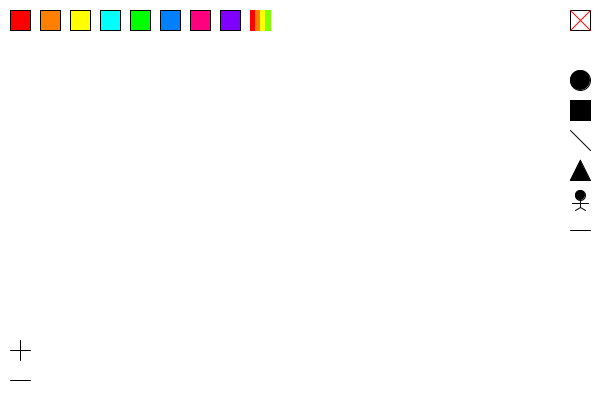
Frame 1 (no input)
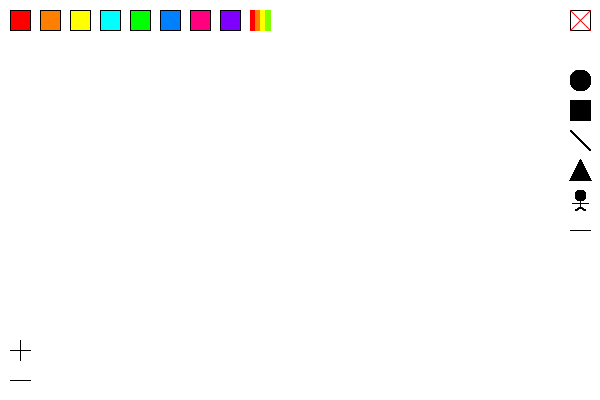
Frame 60 (the mouse pressed at the canvas centre just before this capture)
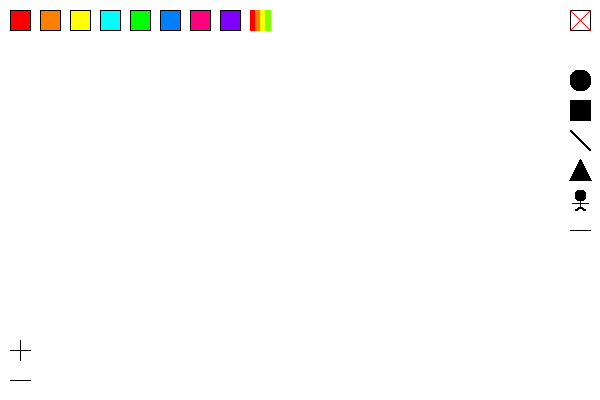
Frame 120 (the mouse held since frame 60 and released just before this capture)

The Processing sketch that drew these frames (run headless with seeded random() and noise(); from frame 60 on, the mouse is pressed at the canvas centre):

// Processing sketch: E05
// ── E05.pde
int x1=10, x2=40,x3=70,x4=100,x5=130,x6=160,x7=190,x8=220,x9=250,x10=570;
int y1=10,y2=70,y3=100,y4=130, y5=160,y6=190,y7=220;
int f=0, c=0,z=4;
int p1x=0, p1y=0, p1c=0;
int z1=340,z2=370;

void setup()
{
  size(600,400);
  background(255);
}
void draw()
{
  
  if (mousePressed)
  {
      //verificar botones
    if((mouseX>=x1&&mouseX<=x1+20&&mouseY>=y1&&mouseY<=y1+20))
    {
      f=1;
    }
    else if((mouseX>=x2&&mouseX<=x2+20&&mouseY>=y1&&mouseY<=y1+20))
    {
      f=2;
    }
    else if((mouseX>=x3&&mouseX<=x3+20&&mouseY>=y1&&mouseY<=y1+20))
    {
      f=3;
    }
    else if((mouseX>=x4&&mouseX<=x4+20&&mouseY>=y1&&mouseY<=y1+20))
    {
      f=4;
    }
    else if((mouseX>=x5&&mouseX<=x5+20&&mouseY>=y1&&mouseY<=y1+20))
    {
      f=5;
    }
    else if((mouseX>=x6&&mouseX<=x6+20&&mouseY>=y1&&mouseY<=y1+20))
    {
      f=6;
    }
    else if((mouseX>=x7&&mouseX<=x7+20&&mouseY>=y1&&mouseY<=y1+20))
    {
      f=7;
    }
    else if((mouseX>=x8&&mouseX<=x8+20&&mouseY>=y1&&mouseY<=y1+20))
    {
      f=8;
    }
    else if((mouseX>=x9&&mouseX<=x9+20&&mouseY>=y1&&mouseY<=y1+20))
    {
      f=9;
    }
    
    else if((mouseX>=x10&&mouseX<=x10+20&&mouseY>=y1&&mouseY<=y1+20))
    {
      background(255);
    }
    else if((mouseX>=x10&&mouseX<=x10+20&&mouseY>=y2&&mouseY<=y2+20))
    {
      c=1;
    }
    else if((mouseX>=x10&&mouseX<=x10+20&&mouseY>=y3&&mouseY<=y3+20))
    {
      c=2;
    }
    else if((mouseX>=x10&&mouseX<=x10+20&&mouseY>=y4&&mouseY<=y4+20))
    {
      c=3;
    }
    else if((mouseX>=x10&&mouseX<=x10+20&&mouseY>=y5&&mouseY<=y5+20))
    {
      c=4;
    }
    else if((mouseX>=x10&&mouseX<=x10+20&&mouseY>=y6&&mouseY<=y6+20))
    {
      c=5;
    }
    else if((mouseX>=x10&&mouseX<=x10+20&&mouseY>=y7&&mouseY<=y7+20))
    {
      c=6;
    } 
    else if((mouseX>=x1&&mouseX<=x1+20&&mouseY>=z1&&mouseY<=z1+20))
    {
      z=z+1;
    }
     else if((mouseX>=x1&&mouseX<=x1+20&&mouseY>=z2&&mouseY<=z2+20))
    {
      if(z>4)
      z=z-1;
    }
    
    //dibujar
    else
    {
      if(f==1)
      {
        fill(255,0,0);
        stroke(255,0,0);
        strokeWeight(z/4);
        if(c==1)
        {
          ellipse(mouseX,mouseY,20*z/4,20*z/4);         
        }
        else if(c==2)
        {
          rect(mouseX,mouseY,20*z/4,20*z/4);
        }
        else if(c==3)
        {

          line(mouseX,mouseY,mouseX+10,mouseY+10);
        }
        else if(c==4)
        {
          triangle(mouseX+10*z/4,mouseY+10*z/4,mouseX,mouseY-10*z/4,mouseX-10*z/4,mouseY+10*z/4);
        }
        else if(c==5)
        {
          ellipse(mouseX+10*z/4,mouseY+5*z/4,10*z/4,10*z/4);
          line(mouseX+10*z/4,mouseY+10*z/4,mouseX+10*z/4,mouseY+17*z/4);
          line(mouseX+2*z/4,mouseY+13*z/4,mouseX+18*z/4,mouseY+13*z/4);
          line(mouseX+10*z/4,mouseY+17*z/4,mouseX+5*z/4,mouseY+20*z/4);
          line(mouseX+10*z/4,mouseY+17*z/4,mouseX+15*z/4,mouseY+20*z/4);
        }
        else if(c==6)
        {
          if(p1c==0)
          {
            p1x=mouseX;
            p1y=mouseY;
            p1c=1;
          }
          else
          {
            line(p1x,p1y,mouseX,mouseY);
            p1c=0;
          } 
        }
      }
      else if(f==2)
      {
        fill(255,128,0);
        stroke(255,128,0);
        strokeWeight(z/4);
        if(c==1)
        {
          ellipse(mouseX,mouseY,20*z/4,20*z/4);         
        }
        else if(c==2)
        {
          rect(mouseX,mouseY,20*z/4,20*z/4);
        }
        else if(c==3)
        {

          line(mouseX,mouseY,mouseX+10,mouseY+10);
        }
        else if(c==4)
        {
          triangle(mouseX+10*z/4,mouseY+10*z/4,mouseX,mouseY-10*z/4,mouseX-10*z/4,mouseY+10*z/4);
        }
        else if(c==5)
        {
          ellipse(mouseX+10*z/4,mouseY+5*z/4,10*z/4,10*z/4);
          line(mouseX+10*z/4,mouseY+10*z/4,mouseX+10*z/4,mouseY+17*z/4);
          line(mouseX+2*z/4,mouseY+13*z/4,mouseX+18*z/4,mouseY+13*z/4);
          line(mouseX+10*z/4,mouseY+17*z/4,mouseX+5*z/4,mouseY+20*z/4);
          line(mouseX+10*z/4,mouseY+17*z/4,mouseX+15*z/4,mouseY+20*z/4);
        }
        else if(c==6)
        {
          if(p1c==0)
          {
            p1x=mouseX;
            p1y=mouseY;
            p1c=1;
          }
          else
          {
            line(p1x,p1y,mouseX,mouseY);
            p1c=0;
          } 
        }
      }
      else if(f==3)
      {
        fill(255,255,0);
        stroke(255,255,0);
        strokeWeight(z/4);
        if(c==1)
        {
          ellipse(mouseX,mouseY,20*z/4,20*z/4);         
        }
        else if(c==2)
        {
          rect(mouseX,mouseY,20*z/4,20*z/4);
        }
        else if(c==3)
        {

          line(mouseX,mouseY,mouseX+10,mouseY+10);
        }
        else if(c==4)
        {
          triangle(mouseX+10*z/4,mouseY+10*z/4,mouseX,mouseY-10*z/4,mouseX-10*z/4,mouseY+10*z/4);
        }
        else if(c==5)
        {
          ellipse(mouseX+10*z/4,mouseY+5*z/4,10*z/4,10*z/4);
          line(mouseX+10*z/4,mouseY+10*z/4,mouseX+10*z/4,mouseY+17*z/4);
          line(mouseX+2*z/4,mouseY+13*z/4,mouseX+18*z/4,mouseY+13*z/4);
          line(mouseX+10*z/4,mouseY+17*z/4,mouseX+5*z/4,mouseY+20*z/4);
          line(mouseX+10*z/4,mouseY+17*z/4,mouseX+15*z/4,mouseY+20*z/4);
        }
        else if(c==6)
        {
          if(p1c==0)
          {
            p1x=mouseX;
            p1y=mouseY;
            p1c=1;
          }
          else
          {
            line(p1x,p1y,mouseX,mouseY);
            p1c=0;
          } 
        }
      }
      else if(f==4)
      {
        fill(0,255,255);
        stroke(0,255,255);
        strokeWeight(z/4);
        if(c==1)
        {
          ellipse(mouseX,mouseY,20*z/4,20*z/4);         
        }
        else if(c==2)
        {
          rect(mouseX,mouseY,20*z/4,20*z/4);
        }
        else if(c==3)
        {

          line(mouseX,mouseY,mouseX+10,mouseY+10);
        }
        else if(c==4)
        {
          triangle(mouseX+10*z/4,mouseY+10*z/4,mouseX,mouseY-10*z/4,mouseX-10*z/4,mouseY+10*z/4);
        }
        else if(c==5)
        {
          ellipse(mouseX+10*z/4,mouseY+5*z/4,10*z/4,10*z/4);
          line(mouseX+10*z/4,mouseY+10*z/4,mouseX+10*z/4,mouseY+17*z/4);
          line(mouseX+2*z/4,mouseY+13*z/4,mouseX+18*z/4,mouseY+13*z/4);
          line(mouseX+10*z/4,mouseY+17*z/4,mouseX+5*z/4,mouseY+20*z/4);
          line(mouseX+10*z/4,mouseY+17*z/4,mouseX+15*z/4,mouseY+20*z/4);
        }
        else if(c==6)
        {
          if(p1c==0)
          {
            p1x=mouseX;
            p1y=mouseY;
            p1c=1;
          }
          else
          {
            line(p1x,p1y,mouseX,mouseY);
            p1c=0;
          } 
        }
      }
      else if(f==5)
      {
        fill(0,255,0);
        stroke(0,255,0);
        strokeWeight(z/4);
        if(c==1)
        {
          ellipse(mouseX,mouseY,20*z/4,20*z/4);         
        }
        else if(c==2)
        {
          rect(mouseX,mouseY,20*z/4,20*z/4);
        }
        else if(c==3)
        {

          line(mouseX,mouseY,mouseX+10,mouseY+10);
        }
        else if(c==4)
        {
          triangle(mouseX+10*z/4,mouseY+10*z/4,mouseX,mouseY-10*z/4,mouseX-10*z/4,mouseY+10*z/4);
        }
        else if(c==5)
        {
          ellipse(mouseX+10*z/4,mouseY+5*z/4,10*z/4,10*z/4);
          line(mouseX+10*z/4,mouseY+10*z/4,mouseX+10*z/4,mouseY+17*z/4);
          line(mouseX+2*z/4,mouseY+13*z/4,mouseX+18*z/4,mouseY+13*z/4);
          line(mouseX+10*z/4,mouseY+17*z/4,mouseX+5*z/4,mouseY+20*z/4);
          line(mouseX+10*z/4,mouseY+17*z/4,mouseX+15*z/4,mouseY+20*z/4);
        }
        else if(c==6)
        {
          if(p1c==0)
          {
            p1x=mouseX;
            p1y=mouseY;
            p1c=1;
          }
          else
          {
            line(p1x,p1y,mouseX,mouseY);
            p1c=0;
          } 
        }
      }
      else if(f==6)
      {
        fill(0,128,255);
        stroke(0,128,255);
        strokeWeight(z/4);
        if(c==1)
        {
          ellipse(mouseX,mouseY,20*z/4,20*z/4);         
        }
        else if(c==2)
        {
          rect(mouseX,mouseY,20*z/4,20*z/4);
        }
        else if(c==3)
        {

          line(mouseX,mouseY,mouseX+10,mouseY+10);
        }
        else if(c==4)
        {
          triangle(mouseX+10*z/4,mouseY+10*z/4,mouseX,mouseY-10*z/4,mouseX-10*z/4,mouseY+10*z/4);
        }
        else if(c==5)
        {
          ellipse(mouseX+10*z/4,mouseY+5*z/4,10*z/4,10*z/4);
          line(mouseX+10*z/4,mouseY+10*z/4,mouseX+10*z/4,mouseY+17*z/4);
          line(mouseX+2*z/4,mouseY+13*z/4,mouseX+18*z/4,mouseY+13*z/4);
          line(mouseX+10*z/4,mouseY+17*z/4,mouseX+5*z/4,mouseY+20*z/4);
          line(mouseX+10*z/4,mouseY+17*z/4,mouseX+15*z/4,mouseY+20*z/4);
        }
        else if(c==6)
        {
          if(p1c==0)
          {
            p1x=mouseX;
            p1y=mouseY;
            p1c=1;
          }
          else
          {
            line(p1x,p1y,mouseX,mouseY);
            p1c=0;
          } 
        }
      }
      else if(f==7)
      {
        fill(255,0,127);
        stroke(255,0,127);
        strokeWeight(z/4);
        if(c==1)
        {
          ellipse(mouseX,mouseY,20*z/4,20*z/4);         
        }
        else if(c==2)
        {
          rect(mouseX,mouseY,20*z/4,20*z/4);
        }
        else if(c==3)
        {

          line(mouseX,mouseY,mouseX+10,mouseY+10);
        }
        else if(c==4)
        {
          triangle(mouseX+10*z/4,mouseY+10*z/4,mouseX,mouseY-10*z/4,mouseX-10*z/4,mouseY+10*z/4);
        }
        else if(c==5)
        {
          ellipse(mouseX+10*z/4,mouseY+5*z/4,10*z/4,10*z/4);
          line(mouseX+10*z/4,mouseY+10*z/4,mouseX+10*z/4,mouseY+17*z/4);
          line(mouseX+2*z/4,mouseY+13*z/4,mouseX+18*z/4,mouseY+13*z/4);
          line(mouseX+10*z/4,mouseY+17*z/4,mouseX+5*z/4,mouseY+20*z/4);
          line(mouseX+10*z/4,mouseY+17*z/4,mouseX+15*z/4,mouseY+20*z/4);
        }
        else if(c==6)
        {
          if(p1c==0)
          {
            p1x=mouseX;
            p1y=mouseY;
            p1c=1;
          }
          else
          {
            line(p1x,p1y,mouseX,mouseY);
            p1c=0;
          } 
        }
      }
      else if(f==8)
      {
        fill(127,0,255);
        stroke(127,0,255);
        strokeWeight(z/4);
        if(c==1)
        {
          ellipse(mouseX,mouseY,20*z/4,20*z/4);         
        }
        else if(c==2)
        {
          rect(mouseX,mouseY,20*z/4,20*z/4);
        }
        else if(c==3)
        {

          line(mouseX,mouseY,mouseX+10,mouseY+10);
        }
        else if(c==4)
        {
          triangle(mouseX+10*z/4,mouseY+10*z/4,mouseX,mouseY-10*z/4,mouseX-10*z/4,mouseY+10*z/4);
        }
        else if(c==5)
        {
          ellipse(mouseX+10*z/4,mouseY+5*z/4,10*z/4,10*z/4);
          line(mouseX+10*z/4,mouseY+10*z/4,mouseX+10*z/4,mouseY+17*z/4);
          line(mouseX+2*z/4,mouseY+13*z/4,mouseX+18*z/4,mouseY+13*z/4);
          line(mouseX+10*z/4,mouseY+17*z/4,mouseX+5*z/4,mouseY+20*z/4);
          line(mouseX+10*z/4,mouseY+17*z/4,mouseX+15*z/4,mouseY+20*z/4);
        }
        else if(c==6)
        {
          if(p1c==0)
          {
            p1x=mouseX;
            p1y=mouseY;
            p1c=1;
          }
          else
          {
            line(p1x,p1y,mouseX,mouseY);
            p1c=0;
          } 
        }
      }
      else if(f==9)
      {
        int r= (int)random(0,255);
        int g= (int)random(0,255);
        int b=(int)random(0,255);
        fill(r,g,b);
        stroke(r,g,b);
        strokeWeight(z/4);
        if(c==1)
        {
          ellipse(mouseX,mouseY,20*z/4,20*z/4);         
        }
        else if(c==2)
        {
          rect(mouseX,mouseY,20*z/4,20*z/4);
        }
        else if(c==3)
        {

          line(mouseX,mouseY,mouseX+10,mouseY+10);
        }
        else if(c==4)
        {
          triangle(mouseX+10*z/4,mouseY+10*z/4,mouseX,mouseY-10*z/4,mouseX-10*z/4,mouseY+10*z/4);
        }
        else if(c==5)
        {
          ellipse(mouseX+10*z/4,mouseY+5*z/4,10*z/4,10*z/4);
          line(mouseX+10*z/4,mouseY+10*z/4,mouseX+10*z/4,mouseY+17*z/4);
          line(mouseX+2*z/4,mouseY+13*z/4,mouseX+18*z/4,mouseY+13*z/4);
          line(mouseX+10*z/4,mouseY+17*z/4,mouseX+5*z/4,mouseY+20*z/4);
          line(mouseX+10*z/4,mouseY+17*z/4,mouseX+15*z/4,mouseY+20*z/4);
        }
        else if(c==6)
        {
          if(p1c==0)
          {
            p1x=mouseX;
            p1y=mouseY;
            p1c=1;
          }
          else
          {
            line(p1x,p1y,mouseX,mouseY);
            p1c=0;
          } 
        }
      }
    }
  }
  
  
  //botones
  
  //colores
  stroke(0);
  strokeWeight(1);
  fill(255,0,0);
  rect(x1,y1,20,20);
  fill(255,128,0);
  rect(x2,y1,20,20);
  fill(255,255,0);
  rect(x3,y1,20,20);
  fill(0,255,255);
  rect(x4,y1,20,20);
  fill(0,255,0);
  rect(x5,y1,20,20);
  fill(0,128,255);
  rect(x6,y1,20,20);
  fill(255,0,127);
  rect(x7,y1,20,20);
  fill(127,0,255);
  rect(x8,y1,20,20);
  
  //multicolor
  fill(0);
  rect(x9,y1,20,20);  
  noStroke();
  fill(255,0,0);
  rect(x9,y1,5,21);
  fill(255,128,0);
  rect(x9+5,y1,5,21);
  fill(255,255,0);
  rect(x9+10,y1,5,21);
  fill(128,255,0);
  rect(x9+15,y1,6,21);
    
  //borrar
  stroke(0);
  fill(255);
  rect(x10,y1,20,20);
  stroke(255,0,0);
  line(x10,y1,x10+20,y1+20);
  line(x10+20,y1,x10,y1+20);
  
  //formas basicas
  fill(0);
  stroke(0);
  
  ellipse(x10+10,y2+10,20,20);
  rect(x10,y3,20,20);
  line(x10,y4,x10+20,y4+20);
  triangle(x10,y5+20,x10+10,y5,x10+20,y5+20);
  line(x10,y7+10,x10+20,y7+10);
    
  //persona
  ellipse(x10+10,y6+5,10,10);
  line(x10+10,y6+10,x10+10,y6+17);
  line(x10+2,y6+13,x10+18,y6+13);
  line(x10+10,y6+17,x10+5,y6+20);
  line(x10+10,y6+17,x10+15,y6+20);
  
  //zoom
  
  line(x1+10,z1,x1+10,z1+20);
  line(x1,z1+10,x1+20,z1+10);
  
  line(x1,z2+10,x1+20,z2+10);
}
